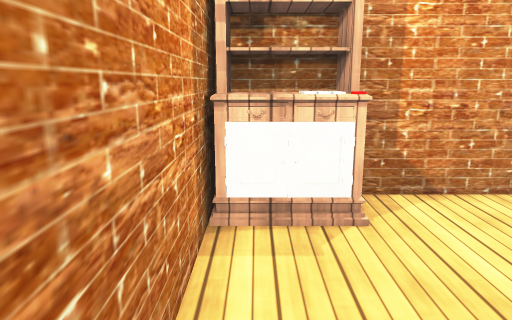
View 1 (above)

14 first-person views from a walk through a Unity game level. The camera is 1.2 m above the floor, tilts 12° down and sees 70° across. Doors are open. The floor is counted in squares, 0.5 m on a side. Each view is taken from the middle of a square. On the plan, view 1 faces up. The plan holds only what a view shows up to about 20 squares ahead; the rest is blank. The place goes on beyond the plan. The player character is not drawn. Some surface patterns are stand-ins.

View 2
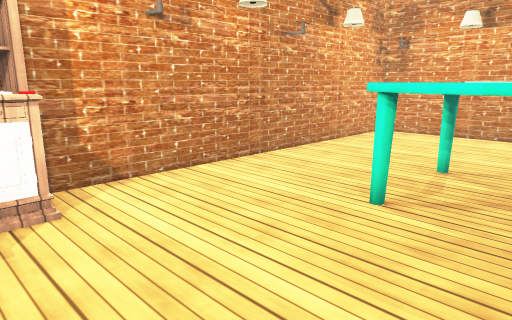

View 3
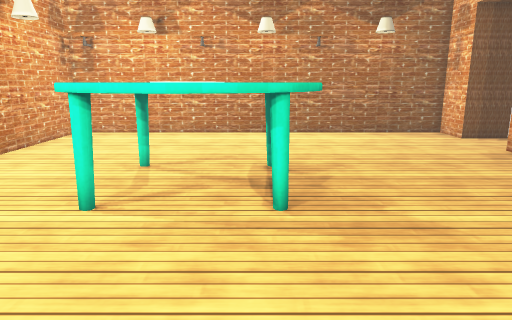

View 4
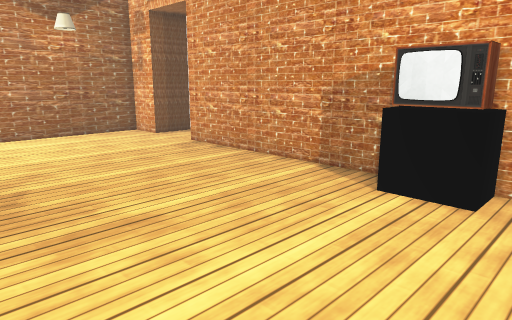

View 5
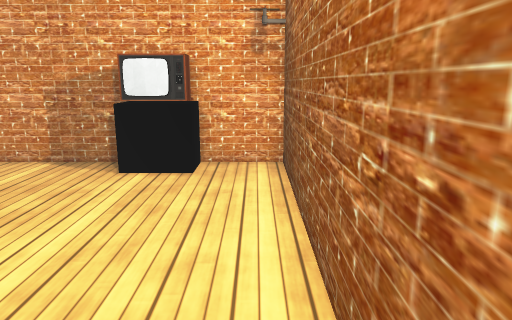

View 6
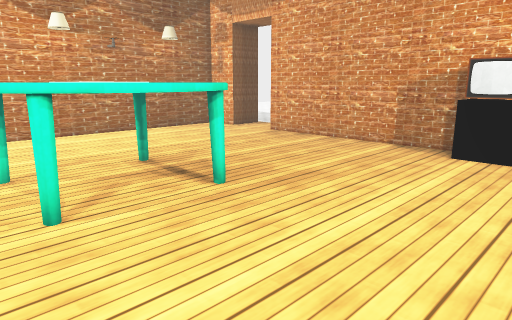

View 7
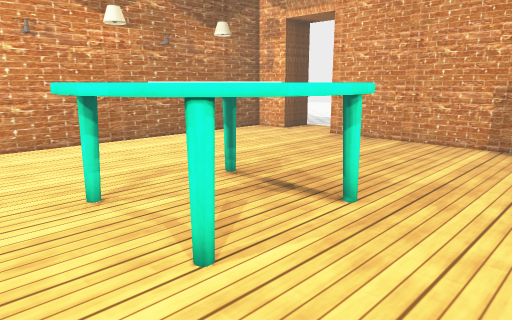

View 8
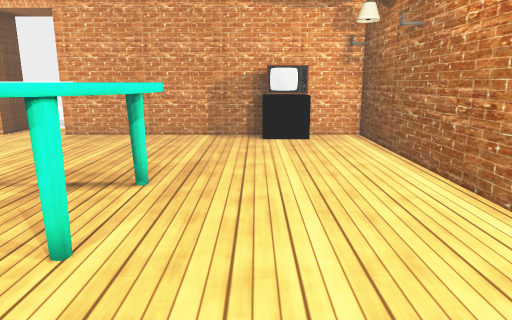

View 9
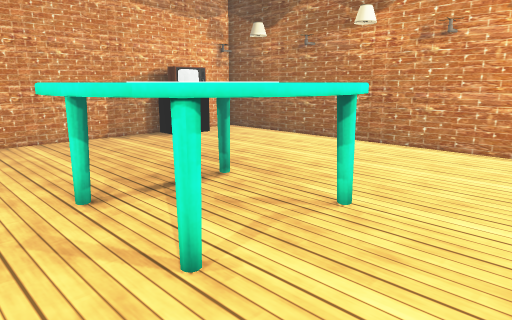

View 10
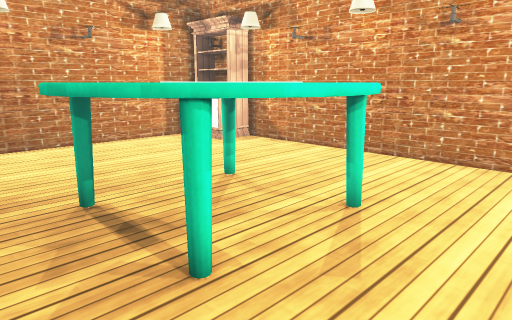

View 11
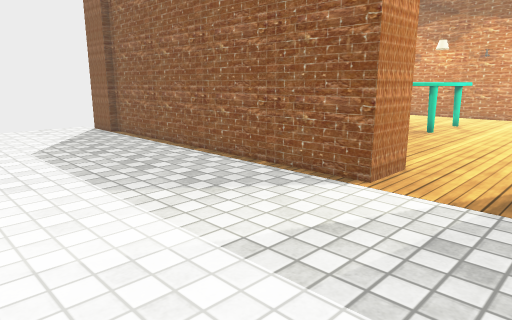

View 12
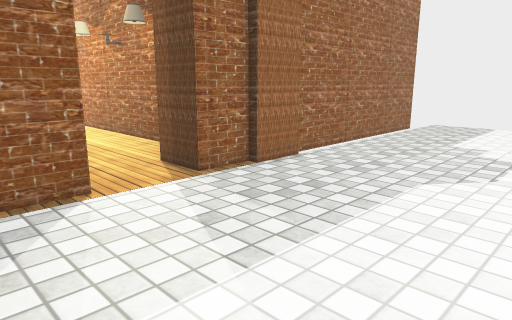

View 13
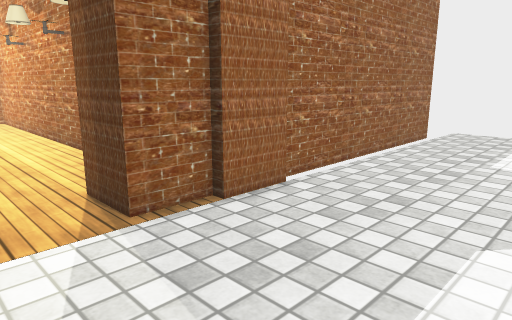

View 14
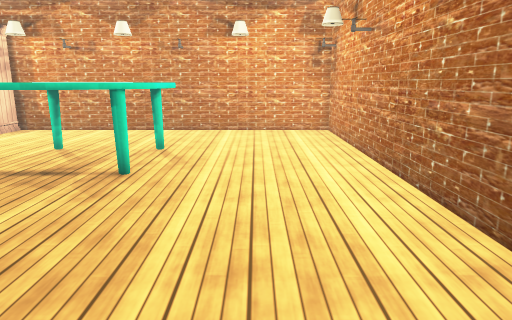

### Floor plan
Points are (right, up) in squares from view 1. A wall is a line through its corners. A room is listed if a view was taken in it or the views show most of it. See-through windows are left out.
Room 1 (views 1, 2, 3, 4, 5, 6, 7, 8, 9, 10)
walls: (15.8, -10) (17.7, -10) (17.7, 7.7) (1.4, 7.7); (-0.8, 7.7) (-0.8, -10) (12.9, -10)
ways out: open door at (14.2, -9.6) to room 2
objects: cabinet (0, 6) to (2, 8); black block (2, -10); TV (2, -9) to (4, -9); table (6, -2) to (11, 3)
Room 2 (views 11, 12, 13, 14)
walls: (17.7, -12) (15.8, -12) (15.8, -10); (12.9, -10) (12.9, -12) (-0.8, -12); (19.8, -12.3) (17.7, -12.3); (-0.8, -12.3) (-2.9, -12.3); (29.9, -12) (20.1, -12)
ways out: open door at (14.2, -9.6) to room 1

Positions as (right, up) in squares from view 1, and headings:
1: (0, 0), facing up
2: (0, -1), facing up-right
3: (0, -1), facing right
4: (0, -1), facing down-right
5: (0, 1), facing down
6: (0, 4), facing down-right
7: (3, 5), facing down-right
8: (4, 7), facing down
9: (13, 6), facing down-left
10: (14, -4), facing up-left
11: (17, -20), facing up-left
12: (10, -20), facing up-right
13: (13, -18), facing up-right
14: (14, -11), facing up
